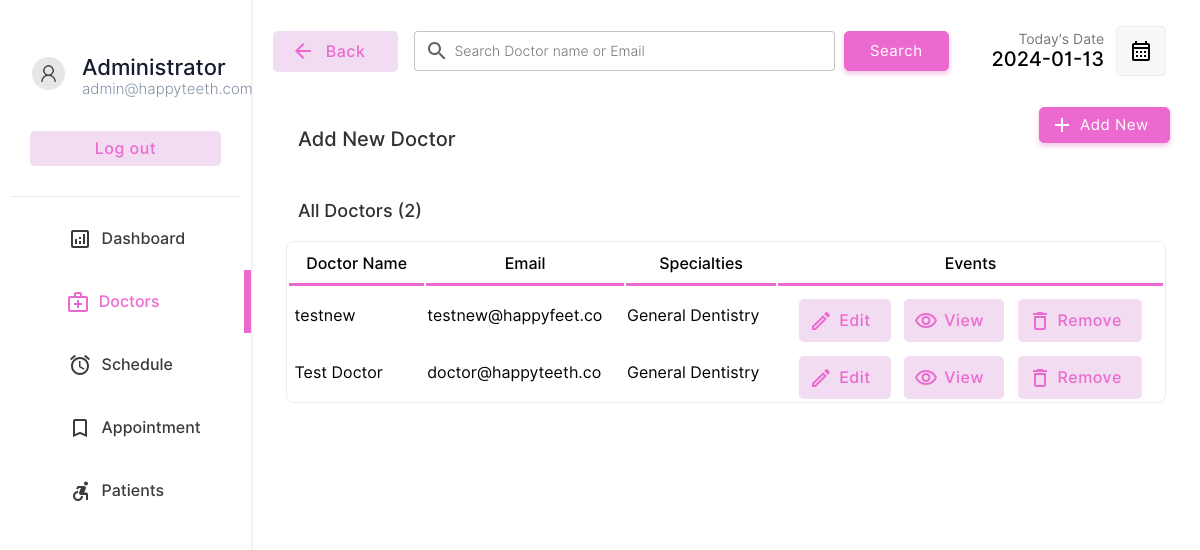
Before: /doctor/doctors.php (signed in) with the older database file.
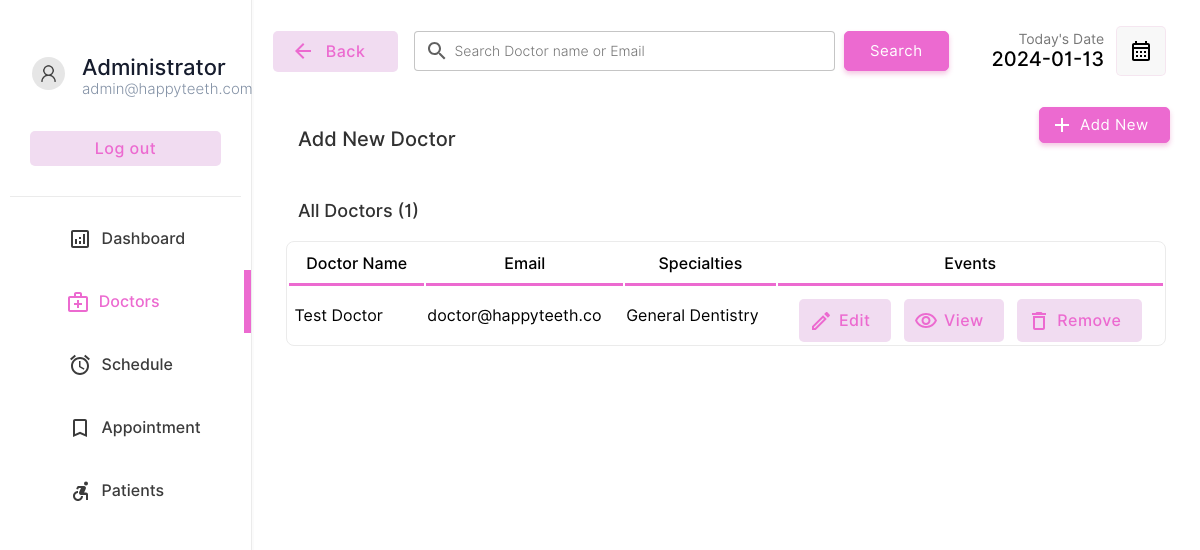
After: the same page with the newer database file.
### tables this page shows
CREATE TABLE `doctor` (
  `docid` int(11) NOT NULL,
  `docemail` varchar(255) DEFAULT NULL,
  `docname` varchar(255) DEFAULT NULL,
  `docpassword` varchar(255) DEFAULT NULL,
  `doctel` varchar(15) DEFAULT NULL,
  `specialties` int(2) DEFAULT NULL
);

CREATE TABLE `specialties` (
  `id` int(2) NOT NULL,
  `sname` varchar(60) DEFAULT NULL
);

### doctor/doctors.php (the view, shortened to what the changed rows need)
<!DOCTYPE html>
<html lang="en">
<head>
    <link rel="stylesheet" href="../css/animations.css">
    <link rel="stylesheet" href="../css/main.css">
    <link rel="stylesheet" href="../css/admin.css">
</head>
<body>
    <?php
    include("../connection.php");
    ?>
        <div class="dash-body">
            <table border="0" width="100%" style=" border-spacing: 0;margin:0;padding:0;margin-top:25px; ">
                            <?php
                                $list11 = $database->query("select  docname,docemail from  doctor;");
?>
                <tr>
                    <td colspan="4" style="padding-top:10px;">
                        <p class="heading-main12" style="margin-left: 45px;font-size:18px;color:rgb(49, 49, 49)">All Doctors (<?php echo $list11->num_rows; ?>)</p>
                    </td>
                </tr>
                <?php
                    if($_POST){
                        $keyword=$_POST["search"];
                        $sqlmain= "select * from doctor where docemail='$keyword' or docname='$keyword' or docname like '$keyword%' or docname like '%$keyword' or docname like '%$keyword%'";
                    }else{
                        $sqlmain= "select * from doctor order by docid desc";
                    }
                ?>
                <tr>
                   <td colspan="4">
                       <center>
                        <div class="abc scroll">
                        <table width="93%" class="sub-table scrolldown" border="0">
                        <thead>
                        <tr>
                                <th class="table-headin">
                                Doctor Name
                                </th>
                                <th class="table-headin">
                                    Email
                                </th>
                                <th class="table-headin">
                                    Specialties
                                </th>
                                <th class="table-headin">
                                    Events
                                </tr>
                        </thead>
                        <tbody>
                            <?php
                                $result= $database->query($sqlmain);
                                if($result->num_rows==0){
                                    echo '<tr>
                                    <td colspan="4">
                                    <br><br><br><br>
                                    <center>
                                    <img src="../img/notfound.svg" width="25%">
                                    <br>
                                    <p class="heading-main12" style="margin-left: 45px;font-size:20px;color:rgb(49, 49, 49)">We  couldnt find anything related to your keywords !</p>
                                    <a class="non-style-link" href="doctors.php"><button  class="login-btn btn-primary-soft btn"  style="display: flex;justify-content: center;align-items: center;margin-left:20px;">&nbsp; Show all Doctors &nbsp;</font></button>
                                    </a>
                                    </center>
                                    <br><br><br><br>
                                    </td>
                                    </tr>';
                                }
                                else{
                                for ( $x=0; $x<$result->num_rows;$x++){
                                    $row=$result->fetch_assoc();
                                    $docid=$row["docid"];
                                    $name=$row["docname"];
                                    $email=$row["docemail"];
                                    $spe=$row["specialties"];
                                    $spcil_res= $database->query("select sname from specialties where id='$spe'");
                                    $spcil_array= $spcil_res->fetch_assoc();
                                    $spcil_name=$spcil_array["sname"];
                                    echo '<tr>
                                        <td> &nbsp;'.
                                        substr($name,0,30)
                                        .'</td>
                                        <td>
                                        '.substr($email,0,20).'
                                        </td>
                                        <td>
                                            '.substr($spcil_name,0,20).'
                                        </td>
                                        <td>
                                        <div style="display:flex;justify-content: center;">
                                        <a href="?action=edit&id='.$docid.'&error=0" class="non-style-link"><button  class="btn-primary-soft btn button-icon btn-edit"  style="padding-left: 40px;padding-top: 12px;padding-bottom: 12px;margin-top: 10px;"><font class="tn-in-text">Edit</font></button></a>
                                        &nbsp;&nbsp;&nbsp;
                                        <a href="?action=view&id='.$docid.'" class="non-style-link"><button  class="btn-primary-soft btn button-icon btn-view"  style="padding-left: 40px;padding-top: 12px;padding-bottom: 12px;margin-top: 10px;"><font class="tn-in-text">View</font></button></a>
                                       &nbsp;&nbsp;&nbsp;
                                       <a href="?action=drop&id='.$docid.'&name='.$name.'" class="non-style-link"><button  class="btn-primary-soft btn button-icon btn-delete"  style="padding-left: 40px;padding-top: 12px;padding-bottom: 12px;margin-top: 10px;"><font class="tn-in-text">Remove</font></button></a>
                                        </div>
                                        </td>
                                    </tr>';
                                }
                            }
                            ?>
                            </tbody>
                        </table>
                        </div>
                        </center>
                   </td>
                </tr>
            </table>
        </div>
</body>
</html>

Changed rows visible on the page:
removed doctor: docname "testnew", docemail "testnew@happyfeet.co", specialties.sname "General Dentistry"
Other visible differences:
$list11->num_rows: "2" → "1"
